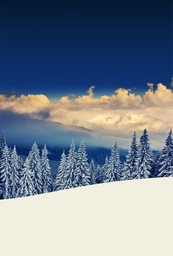
#> input picture Images/Snow.jpg, 173 x 256 px, shrunk from 1040 x 1536 before the run; its folder holds 2 pictures in this run
$ python KernalProcessing.py
#> lines starting #> are read from the running program, lines starting #| are printed output that depends on the picture
from PIL import Image
import numpy as np
import math

"""
Input: Name of image in Images folder
Output: Return image object
"""
def openImage(imageName):
#> called with imageName = 'Snow.jpg'
    return Image.open("Images/" + imageName)
#> returned value is the input picture: PIL image 173x256 RGB; mean R, G, B 116.6, 128.2, 143.2

"""
Input: Image Object
Output: Grey Scale array for each pixel on a 0.0 to 1.0 scale
"""
def getGreyScale(image):

    im = np.asarray(image)

    greyScale = [[0.0 for i in range(len(im[0]))] for j in range(len(im))]
#> greyScale = 256 items

    height, width = 0, 0

    while height < len(greyScale):
        width = 0

        while width < len(greyScale[0]):
            pix = im[height][width]
            greyScale[height][width] = (int(pix[0]) + int(pix[1]) + int(pix[2])) / 3.0
            width += 1

        height += 1
#> after the loop, height = 256

    return greyScale

def getRGB(image):
    im = np.asarray(image)

    RGB = [[(i[0],i[1],i[2]) for i in j] for j in im]

    return RGB


"""
Input: Grey scale array and a kernal (nxn array of ints where n is an odd number)
Output: Tuple that holds the (x,y) kernel operation

* This edge detection skips the outside pixels

"""
def kernelOperation(gs, kernel):
    if len(kernel) % 2 != 1 or len(kernel[0]) % 2 != 1:
        raise Exception("Kernel is not properly sized (Odd by Odd dimensioned)")

    if type(gs[0][0]) is float:
        img = [[0 for i in range(len(gs[0]))] for j in range(len(gs))]
        operFunction = summationSingleValue
    else:
        img = [[[0,0,0] for i in range(len(gs[0]))] for j in range(len(gs))]
        operFunction = summationTripleValue

    kernelGap = len(kernel) // 2

    opX, opY = 0, 0  # Current indecies that the sobel operator is focused on

    sX, sY = 0, 0  # Current indecies of sobel operator

    while opY < len(img):
        opX = 0
        while opX < len(img[0]):
            img[opY - kernelGap][opX - kernelGap] = operFunction(gs, kernel, kernelGap, opX, opY)
            opX += 1
        opY += 1

    return img

def summationSingleValue(img, kernel, gap, opX, opY):
    sX, sY = 0, 0
    summation = 0

    while sY < len(kernel):
        sX = 0
        while sX < len(kernel[0]):
            a = kernel[sY][sX]
            b = img[(opY + sY - gap) % len(img)][(opX + sX - gap) % len(img[0])]
            summation += a * b
            sX += 1
        sY += 1
    return summation

def summationTripleValue(img, kernel, gap, opX, opY):
    sX, sY = 0, 0
    summation = [0,0,0]

    while sY < len(kernel):
        sX = 0
        while sX < len(kernel[0]):
            for i in range(3):
                a = kernel[sY][sX]
                b = img[(opY + sY - gap) % len(img)][(opX + sX - gap) % len(img[0])][i]
                summation[i] += a * b
            sX += 1
        sY += 1
    return summation

"""
Input: Two arrays from edge detection (x,y)
Output: HSV arraay
"""
def gradientCreation(imgA, imgB):

    if len(imgA) != len(imgB) and len(imgA[0]) and len(imgB[0]):
        raise Exception("Dimensions of both arrrays are not equivalent")

    img = [[(0,0,0) for i in range(len(gs[0]))] for j in range(len(gs))]

    x, y = 0, 0
    maxIntensity = 0

    #Combines both images to create an array that represent the image in HSV, but V can be > 100
    while y < len(imgA):
        x = 0

        while x < len(imgB[0]):
            if imgA[y][x] == 0.0:
                img[y][x] = (0,0,0)
            else:
                deltaY = imgB[y][x] #The current pixels Y gradient component
                deltaX = imgA[y][x] #The current pixels X gradient component

                intensity = math.sqrt(deltaX**2 + deltaY**2)

                if intensity > maxIntensity :
                    maxIntensity = intensity

                img[y][x] = ((math.degrees(math.atan(deltaY/deltaX)) + 90) * 2,
                            255,
                            intensity)

            x+=1

        y += 1

    x, y = 0, 0

    #Scales V to 0-100
    while y < len(imgA):
        x = 0
        while x < len(imgA[0]):
            img[y][x] = (int(img[y][x][0]), int(img[y][x][1]), int(255.0 * img[y][x][2] / maxIntensity))
            x+=1

        y += 1

    return img


#Different matricies
sobelX = [[-1, 0, 1],
          [-2, 0, 2],
          [-1, 0, 1]]
sobelY = [[-1,-2,-1],
          [ 0, 0, 0],
          [ 1, 2, 1]]
gaussian = [[1/16, 2/16, 1/16],
            [2/16, 4/16, 2/16],
            [1/16, 2/16, 1/16]]
sharpen = [[ 0, -1,  0],
           [-1,  5, -1],
           [ 0, -1,  0]]

im = openImage("Snow.jpg")

gs = getGreyScale(im)
#> gs = 256 items

rgb = getRGB(im)
#> rgb = 256 items

imgX = kernelOperation(gs, sobelX)
#> the loop in kernelOperation, `while opY < len(img):` made 256 passes
#> opY on pass 1: 1
imgY = kernelOperation(gs, sobelY)
# imgSharp = kernelOperation(gs, sharpen)

img = Image.new("F", (len(imgX[0]),len(imgX)))
#> img: PIL image 173x256 F; every value is 0
img.putdata([abs(j) for i in imgX for j in i])
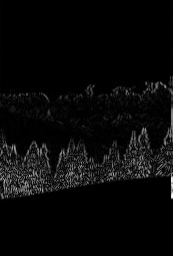
#> img: PIL image 173x256 F; min 0, max 862.3, mean 30.3; drawn with min black and max white
img.show(title="edgesX")

img = Image.new("F", (len(imgY[0]),len(imgY)))
img.putdata([abs(j) for i in imgY for j in i])
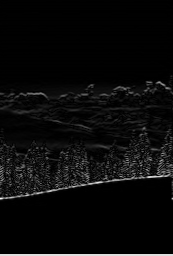
#> img: PIL image 173x256 F; min 0, max 953, mean 40; drawn with min black and max white
img.show(title="edgesY")

# img = Image.new("F", (len(imgSharp[0]),len(imgSharp)))
# img.putdata([j for i in imgSharp for j in i])
# img.show(title="sharpen")

a = gradientCreation(imgX, imgY)

img = Image.new("HSV", (len(a[0]), len(a)))
#> img: PIL image 173x256 HSV; every value is 0
img.putdata([j for i in a for j in i])
#> img: PIL image 173x256 HSV; mean H, S, V 78.8, 128.3, 13.5
img.show(title="Gradient")

print("Done")
